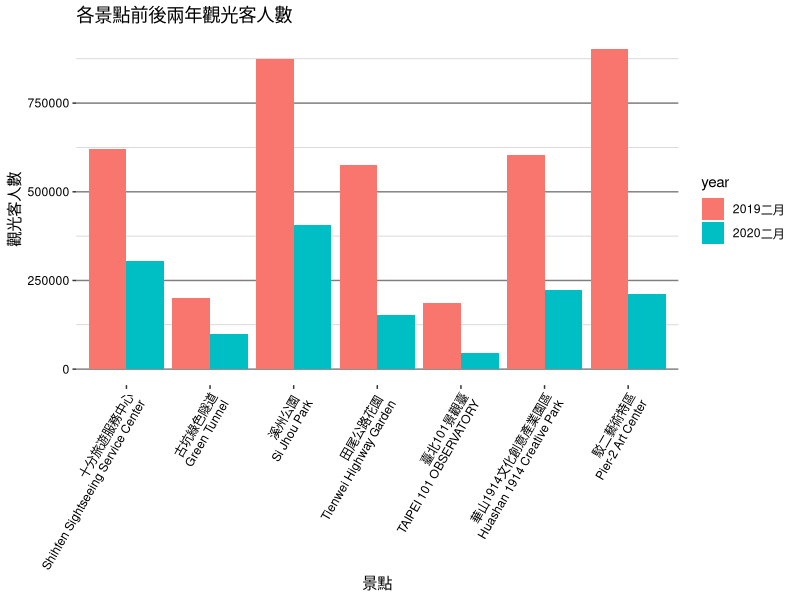
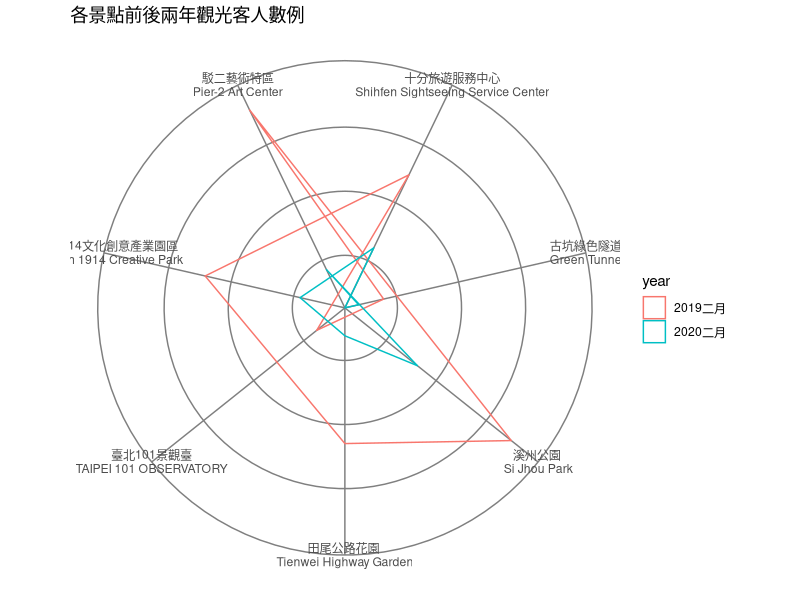

These charts were generated, in order, by the following R code: (Note: this script raises an error after producing the figures.)
#############################################
# 本次課程繪製雷達圖
# 雷達圖可以視為是長條圖的一種變形，檢視個體在各種類別上對應數值屬性的大小。
# 將色彩對應到另一個類別屬性，可以比較不同類別的個體。
# 
# 由於ggplot2並沒有提供雷達圖，因此利用ggplot提供的原型工具ggproto ，
# 修改極座標(polar coordinate)，使其連接的線為直線，建立雷達圖座標系統。
# 在此雷達圖座標上，再以多邊形的方式畫出每個個體。
# x軸：類別屬性
# y軸：數值屬性
# 色彩：類別屬性
#
# 特別注意事項：分群的種類不可過多
#############################################
library(tidyverse)
library(readxl)
library(ggplot2)

# 資料輸入
sightseeing <- read_excel("sightseeing.xlsx")

########################################################################
# 示範案例
# 比較各景點前後兩年觀光客人數
# 個體：所有景點觀光客
# 類別屬性一：各景點
# 類別屬性二：前後兩年
# 數值屬性：觀光客人數

sightseeing <- sightseeing %>%
  gather(key="year", value="visitorCount", -地點)

sightseeing <- sightseeing %>%
  rename(loc=地點)

# 群組長條圖
ggplot(sightseeing, aes(x=loc, y=visitorCount)) +
  geom_col(aes(fill=year), position="dodge") +
  labs(title="各景點前後兩年觀光客人數", x="景點", y="觀光客人數") +
  theme(axis.text.x = element_text(color="black", angle=60, hjust=1),
        axis.text.y = element_text(color="black"),
        panel.background = element_blank(),
        panel.grid.major.x = element_blank(),
        panel.grid.major.y = element_line(color="grey50"),
        panel.grid.minor.y = element_line(color="grey80"))

# 雷達圖
# Define a new coordinate system 
coord_radar <- function () 
{
  ggproto("CoordRadar", CoordPolar, theta = "x", r = "y", start = 0, 
          direction = 1,
          is_linear = function(coord) TRUE)
}

# 畫出雷達圖
ggplot(sightseeing, aes(x=loc, y=visitorCount, group=year)) + 
  geom_polygon(aes(color=year), fill=NA) +
  coord_radar() +
  labs(title="各景點前後兩年觀光客人數例") +
  theme(axis.text.y = element_blank(),
        axis.ticks.y = element_blank(),
        panel.background = element_blank(),
        panel.grid.major.x = element_line(color="grey50"),
        panel.grid.major.y = element_line(color="grey50"),
        axis.title=element_blank())

########################################################################
# 示範案例
# 比較106學年各體系不同性別碩士各年級人數比例
# 個體：各體系碩士學生
# 類別屬性一：各體系
# 類別屬性二：年級
# 類別屬性二：性別
# 數值屬性：人數比例
std <- tdf %>%
  filter(year==106) %>%             # 取出106學年資料
  filter(grepl("M", 等級別)) %>%    # 取出碩士班資料
  mutate(sex=substr(key, 4, 5)) %>% # 產生性別屬性
  mutate(grade=substr(key, 1, 3)) %>% # 產生年級屬性
  mutate(grade=ifelse(grepl("[五六七延]", grade), "五年級(以上)", grade)) %>%
  mutate(grade=factor(grade, levels=grade_lvl, ordered=TRUE)) %>%
  group_by(sex, 體系別, grade) %>%    # 統計各體系不同性別的各年級人數
  summarise(value.sum=sum(value)) %>%
  ungroup() %>%
  group_by(sex, 體系別) %>%           # 計算各體系不同性別下各年級人數比例
  mutate(rate=value.sum/sum(value.sum)) %>%
  ungroup()

# 畫出雷達圖
ggplot(std, aes(x=grade, y=rate, group=體系別)) + 
  geom_polygon(aes(color=體系別), fill=NA) +
  coord_radar() +
  facet_wrap(~sex) +
  labs(title="106學年各體系碩士各年級比例") +
  theme(axis.text.y = element_blank(),
        axis.ticks.y = element_blank(),
        panel.background = element_blank(),
        panel.grid.major.x = element_line(color="grey50"),
        panel.grid.major.y = element_line(color="grey50"),
        axis.title=element_blank())

########################################################################
# 示範案例
# 比較106學年各體系不同性別碩士各年級人數比例
# 個體：各體系碩士學生
# 類別屬性一：各體系
# 類別屬性二：年級
# 類別屬性二：性別
# 數值屬性：人數比例
std <- tdf %>%
  filter(year==106) %>%             # 取出106學年資料
  filter(grepl("M", 等級別)) %>%      # 取出碩士班資料
  mutate(sex=substr(key, 4, 5)) %>%   # 產生性別屬性
  mutate(grade=substr(key, 1, 3)) %>% # 產生年級屬性
  mutate(grade=ifelse(grepl("[五六七延]", grade), "五年級(以上)", grade)) %>%
  mutate(grade=factor(grade, levels=grade_lvl, ordered=TRUE)) %>%
  group_by(dn, sex, 體系別, grade) %>%   # 統計各體系不同性別、不同學制的各年級人數
  summarise(value.sum=sum(value)) %>%
  ungroup() %>%
  group_by(dn, sex, 體系別) %>%    # 計算各體系不同性別、不同學制下各年級人數比例
  mutate(rate=value.sum/sum(value.sum)) %>%
  ungroup()

# 畫出雷達圖
ggplot(std, aes(x=grade, y=rate, group=體系別)) + 
  geom_polygon(aes(color=體系別), fill=NA) +
  coord_radar() +
  facet_grid(rows=vars(dn), cols=vars(sex)) +
  labs(title="106學年各體系碩士各年級比例") +
  theme(axis.text.y = element_blank(),
        axis.ticks.y = element_blank(),
        panel.background = element_blank(),
        panel.grid.major.x = element_line(color="grey50"),
        panel.grid.major.y = element_line(color="grey50"),
        axis.title=element_blank())
